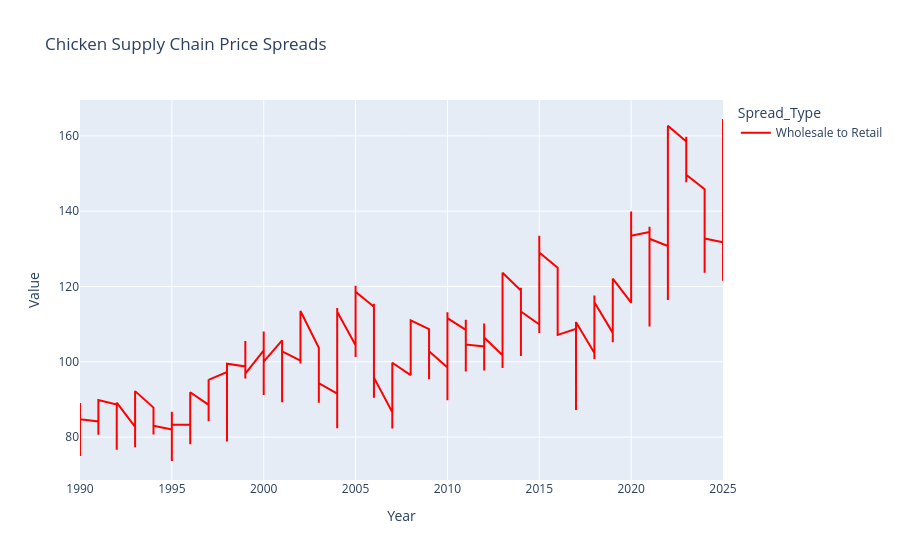

The code cell stored with this chart in its notebook:
### Code cell
chicken_spreads = spread_df[spread_df['Meat_Type'] == 'Chicken']
fig = px.line(
    chicken_spreads,
    x='Year',
    y='Value',
    color='Spread_Type',
    title='Chicken Supply Chain Price Spreads',
    color_discrete_map={
        'Farm to Retail': 'green',
        'Wholesale to Retail': 'red',
        'Farm to Wholesale': 'blue'
    }
)
fig.show()

### Figure 1 — Plotly figure (JSON) as saved in the notebook; plotly's stock layout.template omitted (floating-point values rounded to 4 significant figures; data arrays with more than 128 entries replaced by an {"elided": "..."} marker saying what was removed)
{"data": [{"hovertemplate": "Spread_Type=Wholesale to Retail<br>Year=%{x}<br>Value=%{y}<extra></extra>", "legendgroup": "Wholesale to Retail", "line": {"color": "red", "dash": "solid"}, "marker": {"symbol": "circle"}, "mode": "lines", "name": "Wholesale to Retail", "orientation": "v", "showlegend": true, "type": "scatter", "x": {"elided": "432 int values"}, "xaxis": "x", "y": {"elided": "432 float values"}, "yaxis": "y"}], "layout": {"legend": {"title": {"text": "Spread_Type"}, "tracegroupgap": 0}, "title": {"text": "Chicken Supply Chain Price Spreads"}, "xaxis": {"anchor": "y", "domain": [0, 1], "title": {"text": "Year"}}, "yaxis": {"anchor": "x", "domain": [0, 1], "title": {"text": "Value"}}}}
